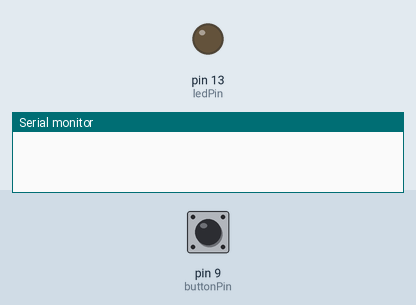
Recording of a sketch running on a simulated Arduino Uno, built with avr-gcc and run on an emulated ATmega328P. Shown: output pins drawn as LEDs (lit = HIGH), the last lines printed to the serial monitor. The test bench sets the inputs (shaded band); at power-on: pin 9 (buttonPin) HIGH.

Above: at 1.2 s.
1.3 s: pin 9 (buttonPin) pulled LOW for 0.15 s
At 1.37 s:
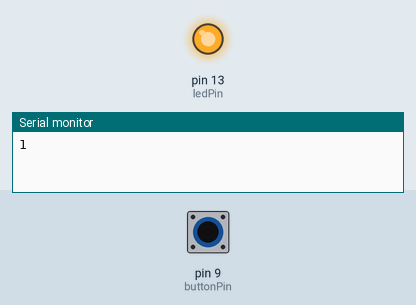
2.9 s: pin 9 (buttonPin) pulled LOW for 3.2 s
At 6.9 s:
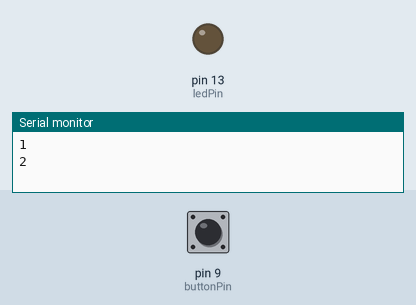
Timing chart, 0 to 8.4 s (numbered marks = the images above; inputs shaded):
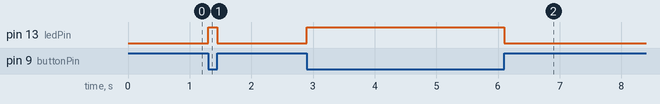

The sketch:

button_counter_03.ino
```cpp
/* Let's try again to count the number of button presses.
 But this time, lets check to see if it's already
 being pressed. If it has, add a delay.

 (Note: This works good for on, maybe not for off).

 */

long buttonCount = 0;
const int buttonPin = 9;
const int ledPin = 13;
boolean buttonAlreadyPressed = false;
int buttonDelay = 100;

void setup() {
  pinMode(buttonPin, INPUT);
  digitalWrite(buttonPin, HIGH);
  pinMode(ledPin, OUTPUT);
  Serial.begin(9600);
}

void loop() {
  if (digitalRead(buttonPin) == LOW) {
    if (buttonAlreadyPressed == false) {
      buttonAlreadyPressed = true;
      buttonCount++;
      Serial.println(buttonCount);
      digitalWrite(ledPin, HIGH);
      delay(buttonDelay);
    }
  } else {
    buttonAlreadyPressed = false;
    digitalWrite(ledPin, LOW);
  }
}
```

Measured:
- after the input at 1.3 s, pin 13 (ledPin): LOW → HIGH at once, → LOW 0.15 s later
- after the input at 2.9 s, pin 13 (ledPin): LOW → HIGH at once, → LOW 3.2 s later
